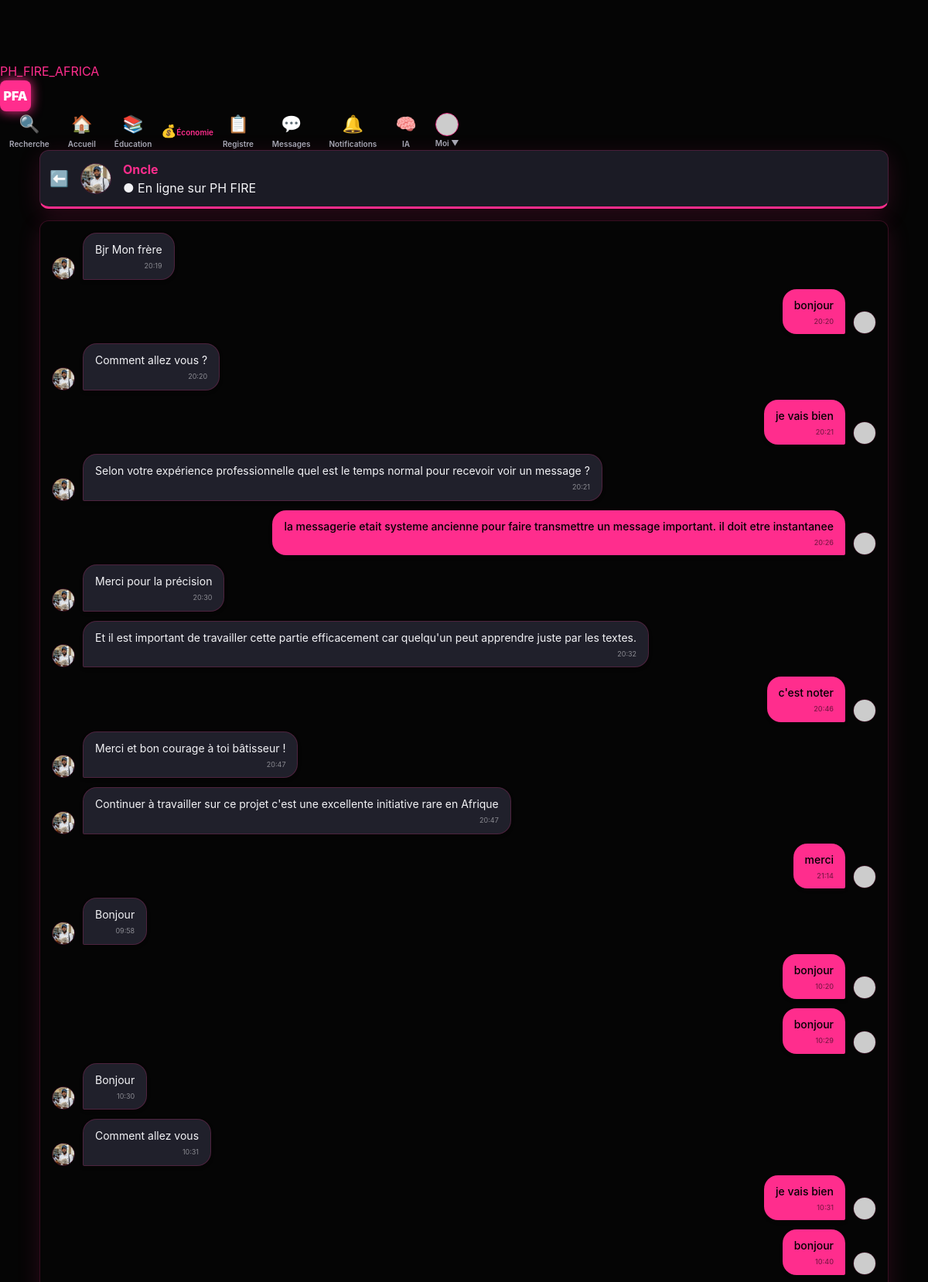
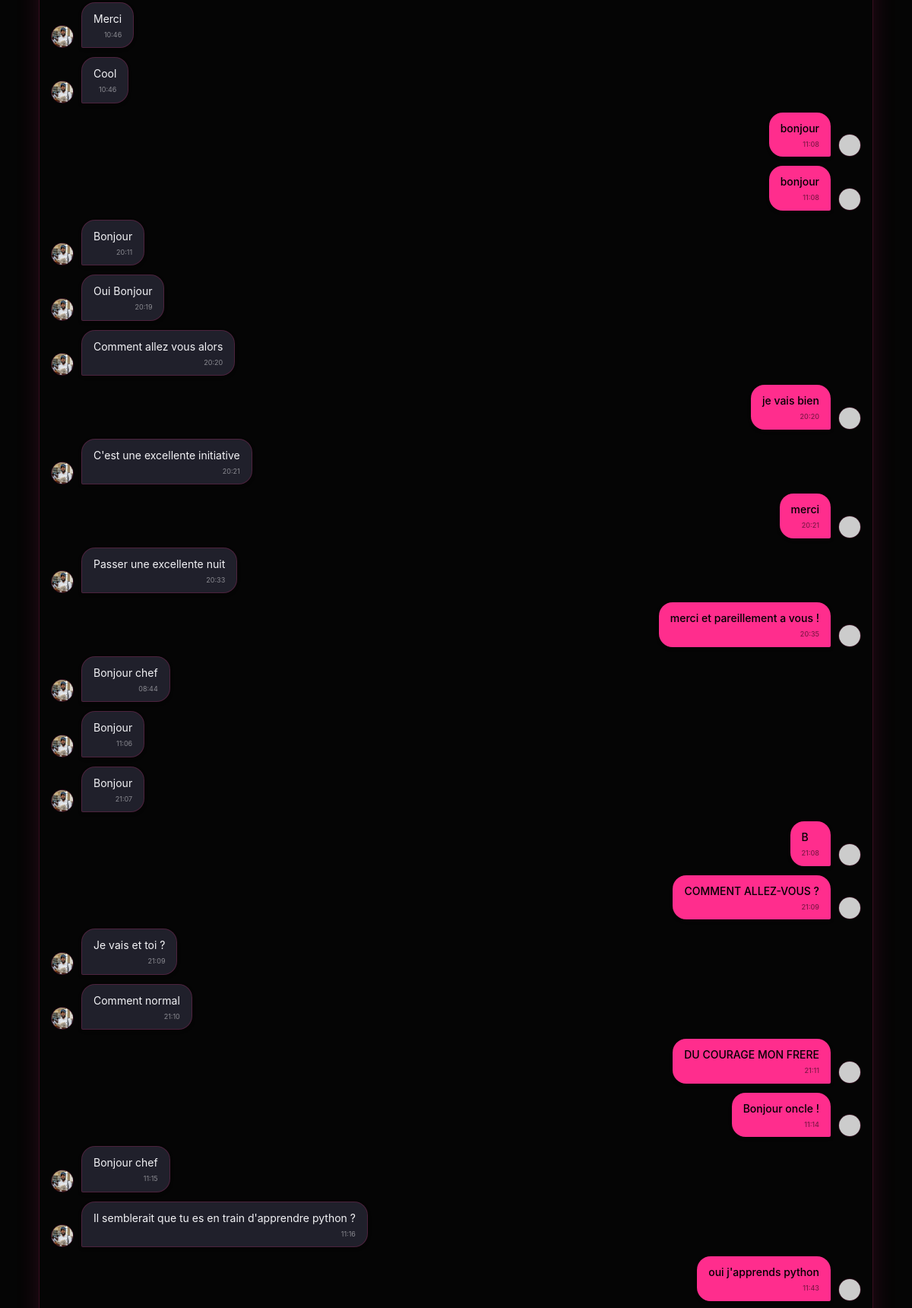
/messages/oncle (signed in, upper part), run on the app's committed database (2 pictures, top to bottom).
### tables this page shows
CREATE TABLE users (
  id INTEGER PRIMARY KEY AUTOINCREMENT,
  username TEXT UNIQUE NOT NULL,
  identifier TEXT UNIQUE NOT NULL,
  display_name TEXT NOT NULL,
  bio TEXT DEFAULT '',
  password_hash TEXT NOT NULL,
  created_at TEXT NOT NULL
, profile_pic TEXT DEFAULT 'default_avatar.png', cover_pic TEXT DEFAULT 'default_cover.jpg', role TEXT DEFAULT 'apprenant', language TEXT DEFAULT 'fr', privacy_level TEXT DEFAULT 'public', video_pref TEXT DEFAULT 'data_saver');

CREATE TABLE messages (
  id INTEGER PRIMARY KEY AUTOINCREMENT,
  sender_id INTEGER NOT NULL,
  recipient_id INTEGER NOT NULL,
  content TEXT NOT NULL,
  created_at TEXT NOT NULL,
  is_read INTEGER NOT NULL DEFAULT 0,
  FOREIGN KEY (sender_id) REFERENCES users(id) ON DELETE CASCADE,
  FOREIGN KEY (recipient_id) REFERENCES users(id) ON DELETE CASCADE
);

### app.py (the view, shortened to what this page needs)
    @app.route("/messages/<username>", methods=["GET", "POST"])
    @login_required
    def thread(username: str):
        me = current_user()
        other = db_one("SELECT * FROM users WHERE username=?", (username.lower(),))
        if not other or other["id"] == me["id"]:
            return redirect(url_for("messages"))
        db_execute("UPDATE messages SET is_read=1 WHERE sender_id=? AND recipient_id=?",
                   (other["id"], me["id"]))
        msgs = db_all(
            "SELECT m.*, su.username AS sender_username, su.display_name AS sender_display_name, "
            "ru.username AS recipient_username, ru.display_name AS recipient_display_name "
            "FROM messages m "
            "JOIN users su ON su.id=m.sender_id "
            "JOIN users ru ON ru.id=m.recipient_id "
            "WHERE (m.sender_id=? AND m.recipient_id=?) OR (m.sender_id=? AND m.recipient_id=?) "
            "ORDER BY m.created_at ASC LIMIT 200",
            (me["id"], other["id"], other["id"], me["id"]),
        )
        return render_template("thread.html", other=other, messages=msgs)

### templates/thread.html (shortened to what this page needs)
{% extends "base.html" %}
{% block content %}
<div class="card" style="border-bottom: 3px solid var(--accent); display: flex; align-items: center; gap: 15px; padding: 12px;">
    <a href="{{ url_for('messages') }}" style="text-decoration: none; font-size: 20px;" title="Retour">⬅️</a>
    <img src="{{ url_for('static', filename='uploads/' + (other.profile_pic if other.profile_pic else 'default_avatar.png')) }}"
         class="avatar-chat" style="width: 40px; height: 40px;">
    <div style="flex: 1;">
        <h3 style="margin: 0; font-size: 16px;">{{ other.display_name }}</h3>
        <span class="muted small">● En ligne sur PH FIRE</span>
    </div>
</div>
<div id="chat-window" class="card" style="height: calc(100vh - 280px); min-height: 400px; overflow-y: auto; padding: 15px; background: #050505; display: flex; flex-direction: column;">
    {% for m in messages %}
        <div class="chat-row {% if m.sender_id == me.id %}me{% else %}other{% endif %}">
            {% if m.sender_id != me.id %}
            <img src="{{ url_for('static', filename='uploads/' + (other.profile_pic if other.profile_pic else 'default_avatar.png')) }}"
                 class="avatar-chat" onerror="this.src='https://ui-avatars.com/api/?name={{ other.display_name }}&background=333&color=fff'">
            {% endif %}
            <div class="bubble">
                <div class="msg-content">{{ m.content }}</div>
                <div style="font-size: 9px; opacity: 0.5; margin-top: 4px; text-align: right;">
                    {{ m.created_at[11:16] }}
                </div>
            </div>
            {% if m.sender_id == me.id %}
            <img src="{{ url_for('static', filename='uploads/' + (me.profile_pic if me.profile_pic else 'default_avatar.png')) }}"
                 class="avatar-chat" onerror="this.src='https://ui-avatars.com/api/?name=Moi&background=ff2d8d&color=fff'">
            {% endif %}
        </div>
    {% endfor %}
</div>
{% endblock %}

### static/style.css (style rules this page uses)
:root { --bg: #050505; --panel: #1b1b25; --panel-glass: rgba(27, 27, 37, 0.98); --accent: #ff2d8d; --accent-dark: #e2316c; --text-main: #f3f3f6; --muted: #a7a7b4; --border: rgba(255, 45, 141, 0.2); --radius: 12px; --shadow: 0 8px 30px rgba(255, 45, 141, 0.15); --nav-height: 65px; }
* { box-sizing: border-box; margin: 0; padding: 0; }
html, body { width: 100%; max-width: 100vw; overflow-x: hidden; background-color: var(--bg); color: var(--text-main); font-family: 'Inter', system-ui, sans-serif; line-height: 1.5; }
body { padding-top: calc(var(--nav-height) + 15px); }
a { color: var(--accent); text-decoration: none; transition: 0.3s; }
h1, h2, h3, h4 { color: var(--accent); margin-bottom: 10px; }
img { max-width: 100%; height: auto; display: block; object-fit: cover; }
.card { background: var(--panel); border: 1px solid var(--border); border-radius: var(--radius); padding: 15px; margin-bottom: 15px; box-shadow: var(--shadow); }
.avatar-nav, .avatar-chat { width: 30px; height: 30px; border-radius: 50% !important; border: 1.5px solid var(--accent); }
.me .bubble { background-color: var(--accent); color: #000; border-radius: 15px 15px 2px 15px; font-weight: 600; }

### templates/thread.html (style rules this page uses)
.chat-row { display: flex; margin-bottom: 12px; gap: 10px; align-items: flex-end; width: 100%; }
.chat-row.me { justify-content: flex-end; }
.chat-row.other { justify-content: flex-start; }
.bubble { max-width: 75%; padding: 10px 15px; font-size: 14px; line-height: 1.5; box-shadow: 0 2px 4px rgba(0,0,0,0.3); }
.me .bubble { background-color: var(--accent); color: #000; border-radius: 18px 18px 2px 18px; font-weight: 500; }
.other .bubble { background-color: #20202b; color: #f3f3f6; border-radius: 18px 18px 18px 2px; border: 1px solid var(--border); }
.avatar-chat { width: 30px; height: 30px; border-radius: 50%; object-fit: cover; border: 1px solid var(--border); flex-shrink: 0; }
.msg-content { word-wrap: break-word; }

### data on the page
users: profile_pic (picture), display_name "Oncle"
messages: profile_pic (picture), content "Bjr Mon frère", created_at "20:19"
messages: content "bonjour", created_at "20:20"
messages: profile_pic (picture), content "Comment allez vous ?", created_at "20:20"
messages: content "je vais bien", created_at "20:21"
messages: profile_pic (picture), content "Selon votre expérience professionnelle quel est le temps normal pour recevoir voir un message ?", created_at "20:21"
messages: content "la messagerie etait systeme ancienne pour faire transmettre un message important. il doit etre instantanee", created_at "20:26"
messages: profile_pic (picture), content "Merci pour la précision", created_at "20:30"
messages: profile_pic (picture), content "Et il est important de travailler cette partie efficacement car quelqu'un peut apprendre juste par les textes.", created_at "20:32"
messages: content "c'est noter", created_at "20:46"
messages: profile_pic (picture), content "Merci et bon courage à toi bâtisseur !", created_at "20:47"
messages: profile_pic (picture), content "Continuer à travailler sur ce projet c'est une excellente initiative rare en Afrique", created_at "20:47"
messages: content "merci", created_at "21:14"
messages: profile_pic (picture), content "Bonjour", created_at "09:58"
messages: content "bonjour", created_at "10:20"
messages: content "bonjour", created_at "10:29"
messages: profile_pic (picture), content "Bonjour", created_at "10:30"
messages: profile_pic (picture), content "Comment allez vous", created_at "10:31"
messages: content "je vais bien", created_at "10:31"
messages: content "bonjour", created_at "10:40"
messages: profile_pic (picture), content "Merci", created_at "10:46"
messages: profile_pic (picture), content "Cool", created_at "10:46"
messages: content "bonjour", created_at "11:08"
messages: content "bonjour", created_at "11:08"
messages: profile_pic (picture), content "Bonjour", created_at "20:11"
messages: profile_pic (picture), content "Oui Bonjour", created_at "20:19"
messages: profile_pic (picture), content "Comment allez vous alors", created_at "20:20"
messages: content "je vais bien", created_at "20:20"
messages: profile_pic (picture), content "C'est une excellente initiative", created_at "20:21"
messages: content "merci", created_at "20:21"
messages: profile_pic (picture), content "Passer une excellente nuit", created_at "20:33"
messages: content "merci et pareillement a vous !", created_at "20:35"
messages: profile_pic (picture), content "Bonjour chef", created_at "08:44"
messages: profile_pic (picture), content "Bonjour", created_at "11:06"
messages: profile_pic (picture), content "Bonjour", created_at "21:07"
messages: content "B", created_at "21:08"
messages: content "COMMENT ALLEZ-VOUS ?", created_at "21:09"
messages: profile_pic (picture), content "Je vais et toi ?", created_at "21:09"
messages: profile_pic (picture), content "Comment normal", created_at "21:10"
messages: content "DU COURAGE MON FRERE", created_at "21:11"
messages: content "Bonjour oncle !", created_at "11:14"
messages: profile_pic (picture), content "Bonjour chef", created_at "11:15"
messages: profile_pic (picture), content "Il semblerait que tu es en train d'apprendre python ?", created_at "11:16"
messages: content "oui j'apprends python", created_at "11:43"
